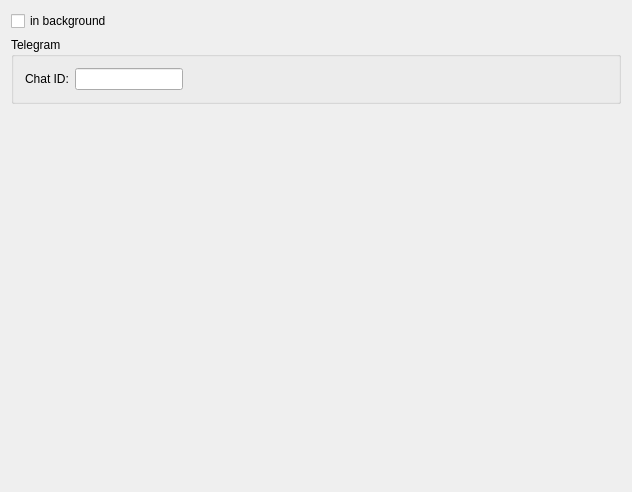
<?xml version="1.0" encoding="UTF-8"?>
<ui version="4.0">
 <class>PropertyNotification</class>
 <widget class="QWidget" name="PropertyNotification">
  <property name="geometry">
   <rect>
    <x>0</x>
    <y>0</y>
    <width>632</width>
    <height>492</height>
   </rect>
  </property>
  <property name="windowTitle">
   <string>PropertyNotification</string>
  </property>
  <layout class="QVBoxLayout" name="verticalLayout_3">
   <item>
    <widget class="QCheckBox" name="checkBoxBackgroundService">
     <property name="text">
      <string>in background</string>
     </property>
    </widget>
   </item>
   <item>
    <layout class="QVBoxLayout" name="verticalLayout_2">
     <item>
      <widget class="QGroupBox" name="groupBox">
       <property name="title">
        <string>Telegram</string>
       </property>
       <layout class="QVBoxLayout" name="verticalLayout">
        <item>
         <layout class="QHBoxLayout" name="horizontalLayout">
          <item>
           <widget class="QLabel" name="labelTelegramChatId">
            <property name="text">
             <string>Chat ID:</string>
            </property>
           </widget>
          </item>
          <item>
           <widget class="QLineEdit" name="telegramChatId">
            <property name="sizePolicy">
             <sizepolicy hsizetype="Preferred" vsizetype="Fixed">
              <horstretch>0</horstretch>
              <verstretch>0</verstretch>
             </sizepolicy>
            </property>
            <property name="inputMask">
             <string/>
            </property>
            <property name="maxLength">
             <number>13</number>
            </property>
            <property name="frame">
             <bool>true</bool>
            </property>
            <property name="cursorMoveStyle">
             <enum>Qt::VisualMoveStyle</enum>
            </property>
           </widget>
          </item>
          <item>
           <spacer name="horizontalSpacer">
            <property name="orientation">
             <enum>Qt::Horizontal</enum>
            </property>
            <property name="sizeHint" stdset="0">
             <size>
              <width>40</width>
              <height>20</height>
             </size>
            </property>
           </spacer>
          </item>
         </layout>
        </item>
       </layout>
      </widget>
     </item>
     <item>
      <spacer name="verticalSpacer">
       <property name="orientation">
        <enum>Qt::Vertical</enum>
       </property>
       <property name="sizeHint" stdset="0">
        <size>
         <width>20</width>
         <height>40</height>
        </size>
       </property>
      </spacer>
     </item>
    </layout>
   </item>
  </layout>
 </widget>
 <layoutdefault spacing="6" margin="11"/>
 <resources/>
 <connections/>
</ui>
